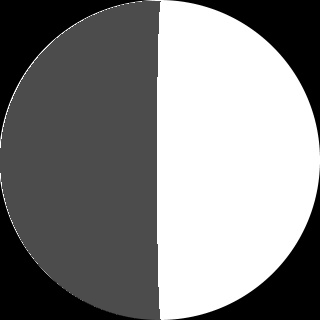
#> input picture Images/phases/7.png, 320 x 320 px
$ python GPT.py
#> lines starting #> are read from the running program, lines starting #| are printed output that depends on the picture; after the words box and inside, x2 and y2 are one past the last pixel; in counts of white or black regions, pixels touching at a corner belong together
import cv2
from skimage.metrics import structural_similarity as ssim
import matplotlib
matplotlib.use('TkAgg')
import matplotlib.pyplot as plt
import os

def resize_images(img1, img2):
    # Charger les images
    img1 = cv2.imread(img1)
    img2 = cv2.imread(img2)

    # Redimensionner les images pour qu'elles aient la même taille
    img2 = cv2.resize(img2, (img1.shape[1], img1.shape[0]))

    return img1, img2

def compare_images(image1, image2):
    # Calculer le SSIM
    similarity_index, _ = ssim(image1, image2, full=True)

    return similarity_index

def find_best_match(reference_image, folder_path):
    # Charger et redimensionner l'image de référence
#> called with reference_image = 'Images/phases/7.png', folder_path = 'Images/phases'
    ref_img = cv2.imread(reference_image)
#> ref_img is the input picture: shape (320, 320, 3); min 0, max 255, mean 131.9

    # Convertir l'image de référence en noir et blanc (niveaux de gris) et binariser
    ref_gray = cv2.cvtColor(ref_img, cv2.COLOR_BGR2GRAY)
    _, ref_binary = cv2.threshold(ref_gray, 50, 255, cv2.THRESH_BINARY)
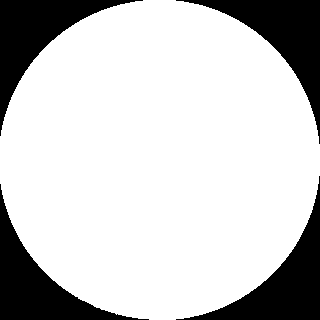
#> ref_binary: shape (320, 320); 79% white; 4 black regions, box (x1, y1, x2, y2) and area: (176, 0, 320, 144) 5438, (176, 176, 320, 320) 5430, (0, 184, 149, 320) 5317, (0, 0, 143, 136) 5299

    best_match = None
    max_compatibility = 0.0

    # Parcourir toutes les images du dossier
    for i in range(29):  # Images numérotées de 0 à 28
        image_path = os.path.join(folder_path, f"{i}.png")

        # Charger et redimensionner l'image du dossier
        folder_img, _ = resize_images(reference_image, image_path)

        # Convertir l'image du dossier en noir et blanc (niveaux de gris) et binariser
        folder_gray = cv2.cvtColor(folder_img, cv2.COLOR_BGR2GRAY)
        _, folder_binary = cv2.threshold(folder_gray, 50, 255, cv2.THRESH_BINARY)

        # Calculer le SSIM entre l'image de référence et l'image du dossier
        compatibility = compare_images(ref_binary, folder_binary)

        # Mettre à jour la meilleure correspondance si nécessaire
        if compatibility > max_compatibility:
            max_compatibility = compatibility
            best_match = image_path

    return best_match, max_compatibility

# Exemple d'utilisation
reference_image = "Images/phases/7.png"
folder_path = "Images/phases"

#> (the run stopped early here; a loop or call above may not have finished)

$ run again, with Images/phases/0.png copied over Images/phases/7.png
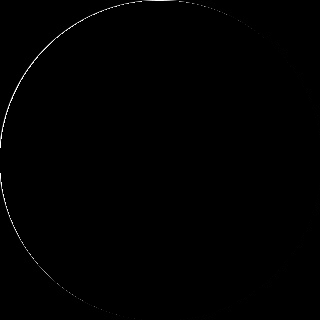
#> input picture Images/phases/0.png, 320 x 320 px
#> in find_best_match, ref_img is the input picture: shape (320, 320, 3); min 0, max 255, mean 0.8
#> in find_best_match, `_, ref_binary = cv2.threshold(ref_gray, 50, 255, cv2.THRESH_BINARY)`:
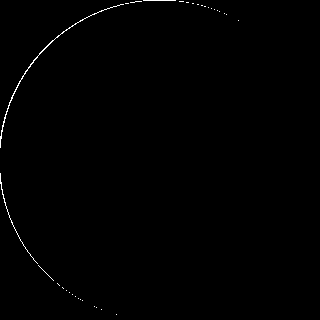
#> ref_binary: shape (320, 320); 0.44% white in thin lines or dots, all inside (x1, y1, x2, y2) = (0, 0, 239, 315)

$ run again, with Images/phases/10.png copied over Images/phases/7.png
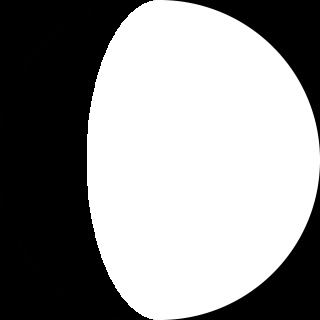
#> input picture Images/phases/10.png, 320 x 320 px
#> in find_best_match, ref_img is the input picture: shape (320, 320, 3); min 0, max 255, mean 146.2
#> in find_best_match, `_, ref_binary = cv2.threshold(ref_gray, 50, 255, cv2.THRESH_BINARY)`:
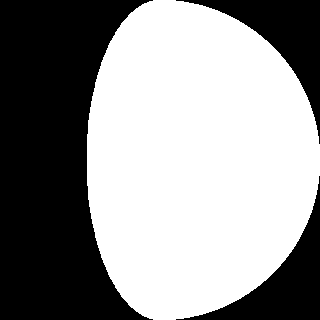
#> ref_binary: shape (320, 320); 57.5% white; 3 black regions, box (x1, y1, x2, y2) and area: (0, 0, 153, 320) 32700, (176, 0, 320, 144) 5438, (176, 176, 320, 320) 5430
